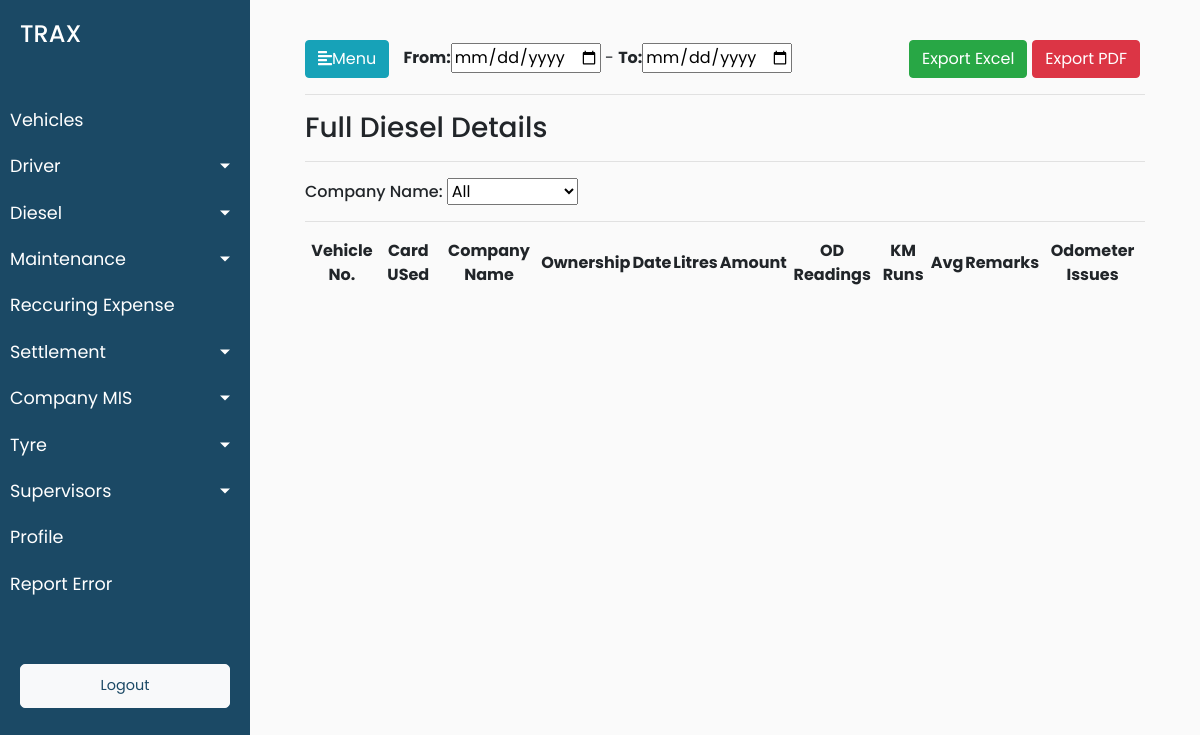
Page /diesel/full_diesel_details on the earlier database version.
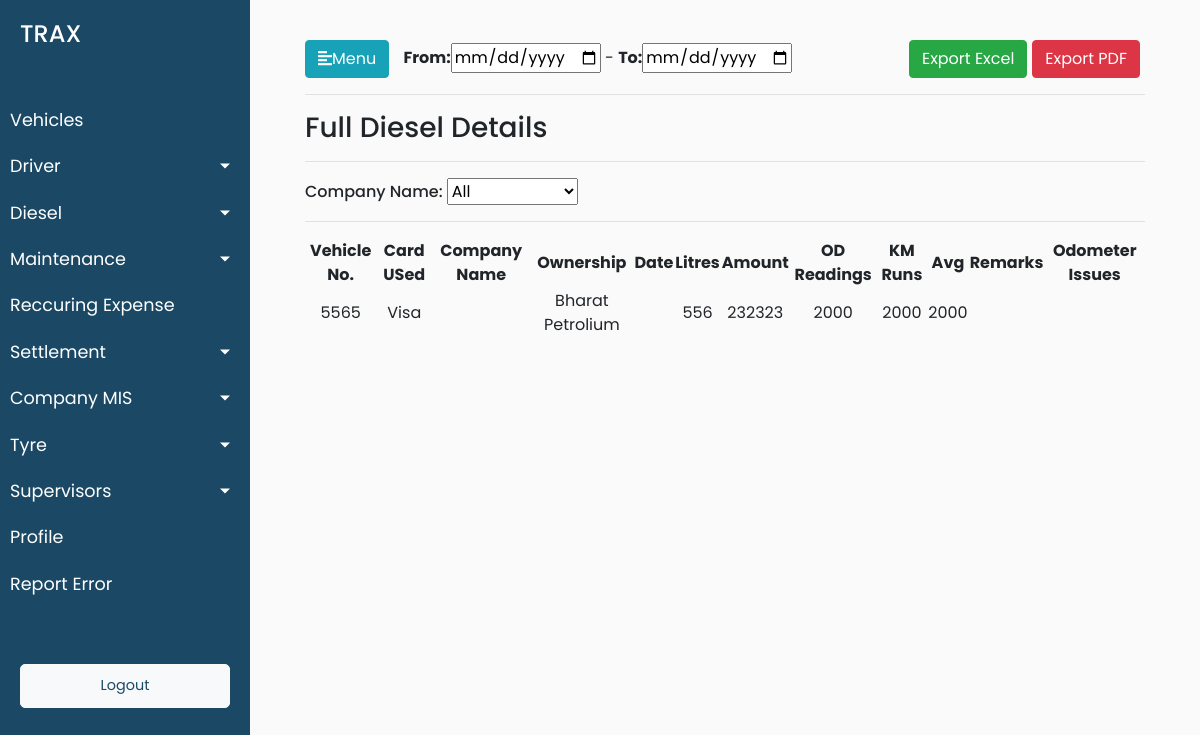
Same page on the later database version.
### trax_vehicle_manager_data/models.py (models this page shows, shortened)
class Expenses(models.Model):
    expense_name = models.CharField(max_length=50)
    expense_id = models.PositiveSmallIntegerField()
    expense_vehicle_id = models.ForeignKey(Vehicles, on_delete = models.CASCADE)

class Diesel(Expenses):
    terminal_id = models.CharField(max_length=900,blank=True)
    transaction_date = models.DateTimeField(blank=True)
    merchant = models.CharField(max_length=900,blank=True)
    account_number = models.CharField(max_length=900,blank=True)
    card_used = models.CharField(max_length=900,blank=True)
    vehicle_number = models.CharField(max_length=900,blank=True)
    vehicle_detail = models.CharField(max_length=900,blank=True)
    transaction_type = models.CharField(max_length=900,blank=True)
    diesel_rate = models.CharField(max_length=900,blank=True)
    volume = models.CharField(max_length=900,blank=True)
    amount_Rs = models.CharField(max_length=900,blank=True)
    balance_Rs = models.CharField(max_length=900,blank=True)
    odometer_reading = models.CharField(max_length=900,blank=True)
    ownership = models.CharField(max_length=900,blank=True)

### trax_vehicle_manager_data/views.py (the view)
# urls.py: path('diesel/full_diesel_details',views.full_diesel_details,name='full_diesel_details'),
def full_diesel_details(request):
    diesel_objects = Diesel.objects.all()
    data = {'diesel_objects':diesel_objects}
    return render(request,'trax_vehicle_manager_data/full_diesel_details.html',data)

### trax_vehicle_manager_data/templates/trax_vehicle_manager_data/full_diesel_details.html (shortened to what this page needs)
{% extends 'trax_vehicle_manager_data/base.html' %}
{% load static %}
{% block stylesheets %}
<link rel="stylesheet" href="//cdn.datatables.net/1.10.19/css/jquery.dataTables.min.css">
{% endblock stylesheets %}
{% block content %}
<span><span id="date"><b>From:</b><input type="date"> - <b>To:</b><input type="date"></span><span id="btn">
        <button class="btn btn-success">Export Excel</button><button class="btn btn-danger">Export PDF</button></span> </span>
<hr>
<h3>Full Diesel Details</h3>
<hr>
<div>
    <form>
        <h6> Company Name:
            <select>
                <option>All</option>
            </select>
        </h6>
    </form>
</div>
<hr>
<div>
    <table id="test_table" class="display" style="width:100%">
        <thead>
            <tr>
                <th>Vehicle No.</th>
                <th>Card USed</th>
                <th>Company Name</th>
                <th>Ownership</th>
                <th>Date</th>
                <th>Litres</th>
                <th>Amount</th>
                <th>OD Readings</th>
                <th>KM Runs</th>
                <th>Avg</th>
                <th>Remarks</th>
                <th>Odometer Issues</th>
            </tr>
        </thead>
        <tbody>
        {% for diesel in diesel_objects %}
            <tr>
                <td>{{diesel.vehicle_number}}</td>
                <td>{{diesel.card_used}}</td>
                <td>{{diesel.}}</td>
                <td>{{diesel.ownership}}</td>
                <td>{{diesel.}}</td>
                <td>{{diesel.volume}}</td>
                <td>{{diesel.amount_Rs}}</td>
                <td>{{diesel.odometer_reading}}</td>
                <td>{{diesel.odometer_reading}}</td>
                <td>{{diesel.odometer_reading}}</td>
                <td>{{diesel.}}</td>
                <td>{{diesel.}}</td>
            </tr>
        {% endfor %}
        </tbody>
    </table>
</div>
{% endblock %}

Differences in the rows shown:
added Diesel: vehicle_number "5565", card_used "Visa", ownership "Bharat Petrolium", volume "556", amount_Rs "232323", odometer_reading "2000"
